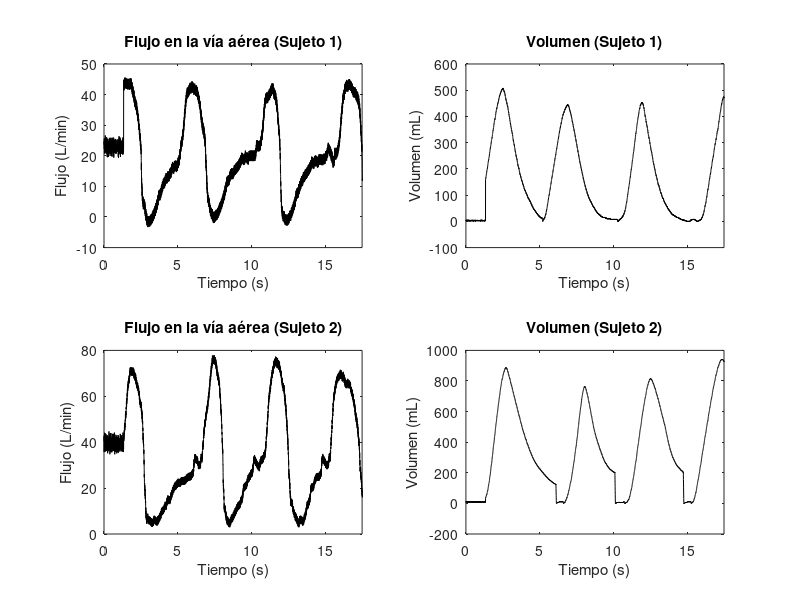
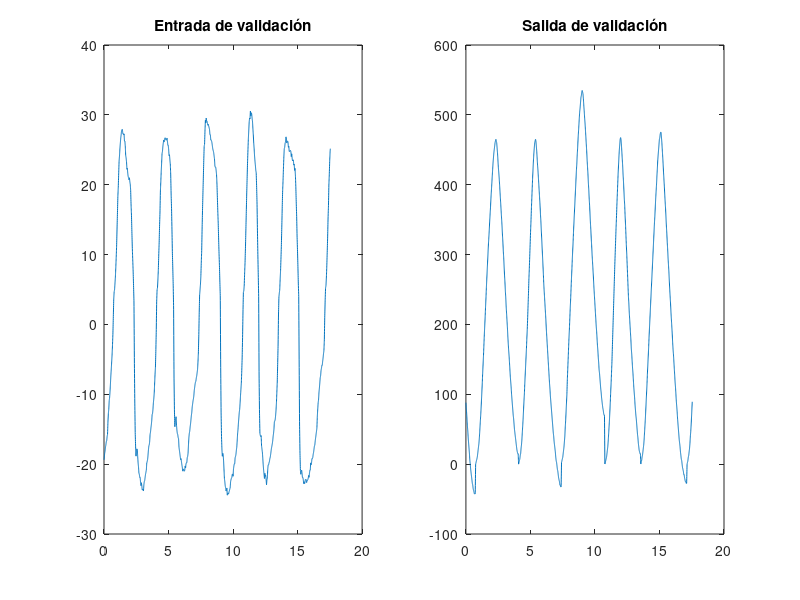
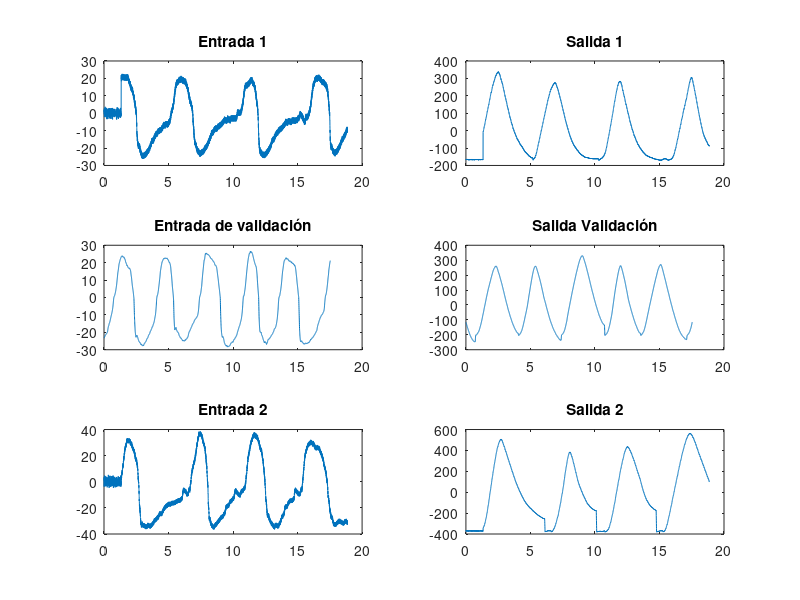
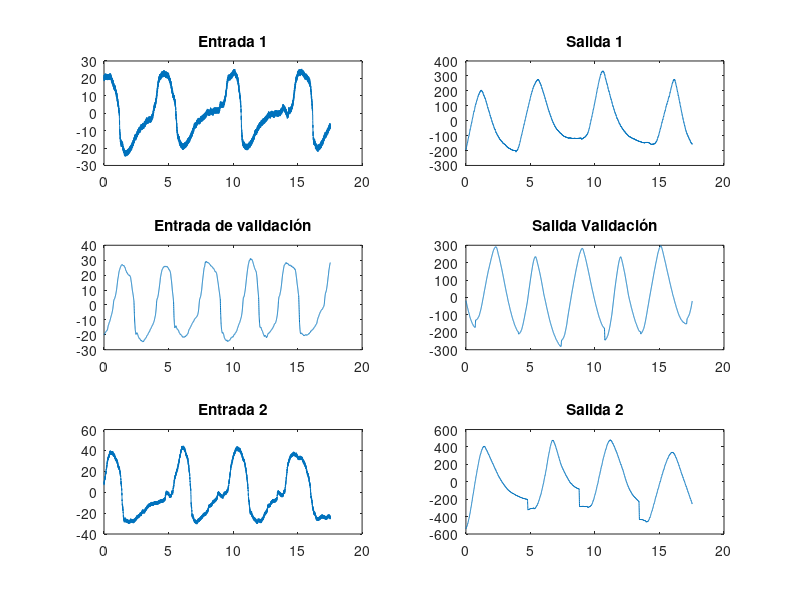

MATLAB code to generate these figures, in order: (Note: this script raises an error after producing the figures.)
%% Carga
%Se limpia el espacio y se carga la información
clc; clear all; close all;
load("Experimento_A.mat")
%Se establecen variables globales que se utilizaran luego
global u2 y2 t2
%Se organizan los vectores de tiempo
t1=t1.';
t2=t2.';
%% 0.1 Exploración de los datos
% inicialmente graficamos los datos para empezar la parte de
% preprocesamiento
figure()
% Sujeto 1
subplot(2,2,1)
plot(t1,u1,'k')
xlim([0 17.5])
xlabel('Tiempo (s)')
ylabel('Flujo (L/min)')
title("Flujo en la vía aérea (Sujeto 1)")
subplot(2,2,2)
plot(t1,y1,'k')
xlim([0 17.5])
xlabel('Tiempo (s)')
ylabel('Volumen (mL)')
title("Volumen (Sujeto 1)")
% Sujeto 2
subplot(2,2,3)
plot(t2,u2,'k')
xlim([0 17.5])
xlabel('Tiempo (s)')
ylabel('Flujo (L/min)')
title("Flujo en la vía aérea (Sujeto 2)")
subplot(2,2,4)
plot(t2,y2,'k')
xlim([0 17.5])
xlabel('Tiempo (s)')
ylabel('Volumen (mL)')
title("Volumen (Sujeto 2)")
%% 
figure()
subplot(1,2,1)
plot(tv,uv)
title("Entrada de validación")
subplot(1,2,2)
plot(tv,yv)
title("Salida de validación")
%% 1 Preprocesamiento
%% Recorte offset 
%Se toma un promedio del punto estable para hacer el recorte del offset
pos_off=find(t1<=1.33);
offu1=mean(u1(pos_off));
offu2=mean(u2(pos_off));
u1=u1-ones(size(u1,1),1)*offu1;  % eliminación de offset
u2=u2-ones(size(u2,1),1)*offu2; 
uv=uv-ones(size(uv,1),1)*4;
% No se alcanza a ver claramente el punto estable, entonces se elimina el
% offset como el promedio de toda la señal
offy1=mean(y1);
offy2=mean(y2);
offyv=mean(yv);
y1=y1-ones(size(y1,1),1)*offy1; 
yv=yv-ones(size(yv,1),1)*offyv;
y2=y2-ones(size(y2,1),1)*offy2; 
%% Grafica
%Se grafican como van quedando las graficas
figure()
subplot(3,2,1)
plot(t1,u1)
title("Entrada 1")
subplot(3,2,2)
plot(t1,y1)
title("Salida 1")
subplot(3,2,3)
plot(tv,uv)
title("Entrada de validación")
subplot(3,2,4)
plot(tv,yv)
title("Salida Validación")
subplot(3,2,5)
plot(t2,u2)
title("Entrada 2")
subplot(3,2,6)
plot(t2,y2)
title("Salida 2")
%% Recorte de inicio
%Se hace un recorte inicial de la seccion de la señal que no presenta un
%comportamiento perdiodico
recorte=find((1.33<=t1));

t1=t1(recorte)-1.33;
u1=u1(recorte);
y1=y1(recorte);
recorte=find(1.33<=t2);
t2=t2(recorte)-1.33;
u2=u2(recorte);
y2=y2(recorte);
%% Eliminación de la tendencia polinomial
% Se elimina utilizando la función dtrend en este caso de grado 2 para
% todas las señales
n=2;
u1=detrend(u1,n);
y1=detrend(y1,n);
u2=detrend(u2,n);
y2=detrend(y2,n);
uv=detrend(uv,n);
yv=detrend(yv,n);

%% Grafica
figure()
subplot(3,2,1)
plot(t1,u1)
title("Entrada 1")
subplot(3,2,2)
plot(t1,y1)
title("Salida 1")
subplot(3,2,3)
plot(tv,uv)
title("Entrada de validación")
subplot(3,2,4)
plot(tv,yv)
title("Salida Validación")
subplot(3,2,5)
plot(t2,u2)
title("Entrada 2")
subplot(3,2,6)
plot(t2,y2)
title("Salida 2")
%% Filtrado
% En este caso la señal de entrada de prueba tiene bastante ruido, así que
% utilizaremos un filtrado por fourier
[T,f,p1] = fourier(u1,t1); % calcula transformada de fourier
[T2,f2,p12] = fourier(u2,t2);
%% Grafica
figure()
plot(f,p1)
figure()
plot(f2,p12)
%% Aplicación del filtro
fs=(1/T(1))/2; % frecuencia de Nyquist
fs2=(1/T2(1))/2;
% Frecuencias raras vistas en la grafica anterior
u1 = fn_filtro(T,u1,2,[59,61]); %Se realiza un filtro notch a 60 Hz para asegurarnos de eliminar el ruido electrico
[num,dem]=butter(2,59/fs,"low"); %Se hace un pasa bajas, debido a la recurrencia del ruido electrico y que no tenemos información importante en estos rangos
u1=filtfilt(num,dem,u1);
%Se grafica la respuesta del filtro en terminos de freciencia
figure()
freqz(num,dem,4000,fs)
%Mismo proceso para la otra señal
u2 = fn_filtro(T2,u2,2,[59,61]);
[num,dem]=butter(2,59/fs2,"low"); 
u2=filtfilt(num,dem,u2);
figure()
freqz(num,dem,4000,fs)
%% Grafica
figure()
subplot(2,2,1)
plot(t1,u1)
title("Entrada 1")
subplot(2,2,2)
plot(t1,y1)
title("Salida 1")
subplot(2,2,3)
plot(t2,u2)
title("Entrada 2")
subplot(2,2,4)
plot(t2,y2)
title("Salida 2")
%En este casi ya no encontramos tanto ruido en la grafica
%% Downsample 
ts=min(diff(t1)); %Se ecuentra la frecuencia de muestreo
fs=1/ts; %Se establece el periodo 
%Se establecen varios valores de prueba para elegir un downsample adecuado
fsn1 = fs; 
fsn2 = fs/2;
fsn3 = fs/3;
%%
n=round(fs/fsn2); %Cambiar dependiendo de la necesidad

t1=downsample(t1,n);
u1=downsample(u1,n);
uv=downsample(uv,n);
y1=downsample(y1,n);
yv=downsample(yv,n);
tv=downsample(tv,n);
%% 
%Se grafiacan los resultados del downsample
% Sujeto 1

subplot(2,3,1)
plot(t1,u1,'k',linewidth=2)
grid on;
xlabel('Tiempo (s)')
ylabel('Flujo (L/min)')
title("Flujo en la vía aérea (Sujeto 1, evaluación)")
subplot(2,3,4)
offset1=min(y1);
plot(t1,y1-offset1,'k',linewidth=2) % para que volumen sea positivo como es fisiologicamente lógico
grid on;
xlabel('Tiempo (s)')
ylabel('Volumen (mL)')
title("Volumen (Sujeto 1, evaluación)")
% Sujeto 1 validación
subplot(2,3,2)
plot(tv,uv,'k',linewidth=2)
grid on;
xlabel('Tiempo (s)')
ylabel('Flujo (L/min)')
title("Flujo en la vía aérea (Sujeto 1, validación)")
subplot(2,3,5)
offset2=min(yv);
plot(tv,yv-offset2,'k',linewidth=2)
grid on;
xlabel('Tiempo (s)')
ylabel('Volumen (mL)')
title("Volumen (Sujeto 1, validación)")
% Sujeto 2
subplot(2,3,3)
plot(t2,u2,'k',linewidth=2)
grid on;
xlabel('Tiempo (s)')
ylabel('Flujo (L/min)')
title("Flujo en la vía aérea (Sujeto 2)")
subplot(2,3,6)
offset3=min(y2);
plot(t2,y2-offset3,'k',linewidth=2)
grid on;
xlabel('Tiempo (s)')
ylabel('Volumen (mL)')
title("Volumen (Sujeto 2)")
%% 2 Parametricas  
%Iniciamos los data
data_1=iddata(y1,u1,1/fsn2);
data_2=iddata(yv,uv,1/fsn2);
%% 2.1 ARX
NN=struc(1:3,1:3,1:3);
%Estimando el modelo
v=arxstruc(data_1,data_2,NN);
%Para error y orden a partir de los coeficientes
[orden_arx,vmod]=selstruc(v,"AIC");
%Ya conociendo los coeficientes se construye el modelo
M_ARX=arx(data_1,orden_arx);
present(M_ARX)
%%
%Comparamos el modelo con los datos reales
figure()
[yarx,fit_ev_arx,xarx,yarx2,fit_val_arx,xarx2,e_]=comparedata(M_ARX,data_1,data_2,"(ARX)")
%% Error de las salidas
e_arx=errorr(yarx2.y,data_2.y); %Se compara el error con el modelo encontrado
%% AIC por funcion directa
Vmin_arx=aic(M_ARX,"AIC") %Se hace para así tener valores similares debido a la diferencia de como calcula el Acaike el selstruc y la función aic
%% 2.2 ARMAX
%Se crean las estructuras
na = 1:3;
nb = 1:3;
nc = 1:3;
nk= 0:3;
NN = struc(na,nb,nc,nk); 
%Se inicia un campo de celdas del tamaño de la estructura
modelsarmax = cell(size(NN,1),1);
for ct = 1:size(NN,1)
   modelsarmax{ct,2} = NN(ct,:); %Se almacena el orden de los coeficientes para su posterior comparación
   modelsarmax{ct} = armax(data_1, NN(ct,:)); %Se almacena la información de cada modelo con los diferentes coeficientes en cada celda para su mejor comparación
end
%% AIC
V = aic(modelsarmax{:,1},'AIC'); %Se evaluan todos los modelos mediante el criterio de información de acaike y se almacena en V
[Vmin_armax,I1] = min(V); %Se toma la fila del minimo valor de V, lo cual extrae tanto el mejor modelo por el criterio de información como el orden de los coeficientes
M_armax=modelsarmax{I1,1}; %Se establece una variable individual para el modelo
present(M_armax) %Se muestra el modelo
%%
figure()
[yarmax,fit_ev_armax,xarmax,yarmax2,fit_val_armax,xarmax2,e_armax]=comparedata(M_armax,data_1,data_2,"(ARMAX)") %Se compara el modelo y se imprime la información pertinente
%% 2.3 Oe
%En este caso los siguentes modelos siguen el mismo orden que ARMAX solo
%que  en estos casos cambian el numero de coeficientes a encontrar
nf = 1:3;
nb = 1:3;
nk = 0:3;
NN = struc(nf,nb,nk); 
modelsoe = cell(size(NN,1),1);
for ct = 1:size(NN,1)
   modelsoe{ct,2} = NN(ct,:);
   modelsoe{ct} = oe(data_1, NN(ct,:));
end
%% AIC
V = aic(modelsoe{:,1},'AIC');
[Vmin_Oe,I2] = min(V);
M_oe=modelsoe{I2,1};
present(M_oe)
%%
figure()
[yoe,fit_ev_oe,xoe,yoe2,fit_val_oe,xoe2,e_oe]=comparedata(M_oe,data_1,data_2,"(OE)")
%% 2.4 Bj
nb = 1:3;
nc = 1:3;
nd = 1:3;
nf= 0:3;
nk=0:3;
NN = struc(nb,nc,nd,nf,nk); 
modelsbj = cell(size(NN,1),1);
for ct = 1:size(NN,1)
   modelsbj{ct,2} = NN(ct,:);
   modelsbj{ct} = bj(data_1, NN(ct,:));
end
%% AIC
V = aic(modelsbj{:,1},'AIC');
[Vmin_Bj,I3] = min(V);
M_bj=modelsbj{I3,1};
present(M_bj)
%%
figure()
[ybj,fit_ev_bj,xbj,ybj2,fit_val_bj,xbj2,e_bj]=comparedata(M_bj,data_1,data_2,"(BJ)")

%% Selección del mejor modelo
N=length(t1);
i=0;
Vvmin=[];
for a=1:1:4 %Porque consideramos una buena variacion de 1 hasta 4 en pasos de 1 ya que empleamos 4 modelos
    orden_P_aic=str2num(ordenes(i+1,1));
    %Se utiliza la función creada de aic, para ver el menor valor de error 
    d4 = sum(orden_P_aic);
    [vmin_tabla]=aic_(error_funcion(i+1,1),d4,N);
    %Se genera un vector con el Vmin
    Vvmin=[Vvmin;vmin_tabla];
    i=i+1;
end
%Se encuentra el menor valor de vmin y se presenta su valor 
Vvmin_f=min(Vvmin)
best=find(Vvmin==Vvmin_f);
best=modelos_r(best);
present(best) % Se muestra el mejor modelo y con este se trabaja
%% TABLA
modelos_r=[M_ARX ;M_armax; M_oe; M_bj];
modelos = ["ARX";"ARMAX";"OE";"BJ"];
fit_e = [fit_ev_arx;fit_ev_armax;fit_ev_oe;fit_ev_bj]; % Evaluacion
fit_v = [fit_val_arx;fit_val_armax;fit_val_oe;fit_val_bj]; % Validación

% e_arxAIC = min(vmod(1,:));
% error_AIC = [e_arxAIC;Vmin_armax;Vmin_Oe; Vmin_Bj]; % Errores AIC
error_funcion = [e_arx;e_armax;e_oe; e_bj];
% mejor orden
orden_f_arx_s = string(orden_arx);
orden_f_arx_s = join(orden_f_arx_s);
orden_f_armax_s = string(modelsarmax{I1,2});
orden_f_armax_s = join(orden_f_armax_s);
orden_f_oe_s = string(modelsoe{I2,2});
orden_f_oe_s = join(orden_f_oe_s);
orden_f_bj_s = string(modelsbj{I3,2});
orden_f_bj_s = join(orden_f_bj_s);

% matriz de ordenes
ordenes = [orden_f_arx_s;orden_f_armax_s;orden_f_oe_s;orden_f_bj_s];

% tabla
tabla = table(modelos,fit_e,fit_v,Vvmin,error_funcion,ordenes);
present(tabla)
%% 3 Analisis de sensibilidad
% Validación del modelo encontrado en tiempo
M_ARX_c = d2c(best,'tustin')
y_pred_ARX = lsim(M_ARX_c,u1,t1);
y_pred_v_ARX = lsim(M_ARX_c,uv,tv);
figure()
subplot(211)
off=min(y1);
plot(t1, y1 - off, 'k-', 'LineWidth', 2); hold on
plot(t1, y_pred_ARX - off, 'color',[0.3 0.7 0.81], 'LineWidth', 2);
legend('Volumen real','Volumen predicho')
title('Salida real Vs. predicha con ARX (evaluación)')
xlabel('Tiempo(s)')
ylabel('Volumen (mL)')
subplot(212)
plot(tv, yv + ones(size(yv, 1), 1) * offyv, 'k-', 'LineWidth', 2); hold on
plot(tv, y_pred_v_ARX + ones(size(yv, 1), 1) * offyv, 'color',[0.3 0.7 0.81], 'LineWidth', 2);
legend('Y','Y predicha por ARX')
title('Salida real Vs. predicha con ARX (validación)')
xlabel('Tiempo(s)')
ylabel('Volumen (mL)')
%% extración de coeficientes 
%Funcion transferencia
H=tf(M_ARX_c)
[num,dem]=tfdata(H,"v");
pararef=[num(1) num(2) num(3) num(4) dem(1) dem(2) dem(3) dem(4)];
step=2;
%Rango de estimación de sensibilidad
range=[-50 50];
%Busqueda de parametros más sensibles
[J,para_change]= fn_sensible(pararef,step,range); 
%% Graf sensible
figure()
for i=1:length(pararef)
    plot(para_change,J(:,i), LineWidth=2)
    hold on
end
title('Análisis de sensibilidad')
xlabel('Variación parámetro (%)')
ylabel('Función de coste J')
grid on
legend("A","B","C","D","E","F","G","H")

%% Optimización 
D=pararef(4);
G=pararef(7);

theta_ini=[D G]; %Aplicamos un valor semilla a partir de los coeficiente de referencia y como estos interactuan con la ecuación
%Recordar cambiar el Thetha ini
%Cambiar los parametros en la de coste también
[thetha,Fval,exitflag,output]=fminsearch("fn_coste",theta_ini); %Buscanos el minimo error con esos valores
disp(' ')
disp(' Final parameter values: ')
disp(thetha);
disp(output)
%% Graficar Volumen real Vs. Volumen predicho (Sujeto 2)
figure()
%se extraen los mejores coeficientes de los parametros encontrados
num(4)=thetha(1);
dem(3)=thetha(2);

Hs=tf(num,dem); %Se genera la función de trasnferencia adecuada
ypred=lsim(Hs,u2,t2); %Se grafica con la función entrada del paciente 2
offset=min(y2); %Se le agrega el offset eliminado en la parte de preprocesamiento
graf_ypred=ypred-offset;
graf_y2=y2-offset;
plot(t2,graf_ypred,'k-', 'LineWidth', 2); hold on
plot(t2,graf_y2, 'color',[0.3 0.7 0.81], 'LineWidth', 2);
errorr(ypred,y2) % Se estima el error
corrcoef(ypred,y2) %Se estima la correlación
grid on;
legend("Predicha", "Real")
title('Volumen real Vs. Volumen predicho (Sujeto 2)')
xlabel('Tiempo(s)')
ylabel('Volumen (mL)')
%% bode (para análisis en frecuencia)
figure()
bode(H,Hs)
h = findobj(gcf, 'type', 'line');
set(h, 'LineWidth', 2); % Establecer grosor de línea a 2
title("Diagrama de Bode")
legend('Modelo sujeto 1','Modelo sujeto 2')
grid on
%% funciones

function [T,f,p1] = fourier(in_r,t)
Y=fft(in_r); %Transoformada rapida
L=length(in_r); %N puntos de la función
p2=abs(Y/L); 
p1=p2(1:((L/2)+1)); %Ajuste del largo 
p1(2:end-1)=2*p1(2:end-1);
T=diff(t);%Frecuencia de muestreo, da un vector entonces por eso solo se toma el primer valor
f=1/T(1)*(0:(L/2))/L;%X en terminos de frecuencia
end
function in_filt = fn_filtro(T,in_r,orden,rango)
Fs=(1/T(1))/2; 
[num,dem]=butter(orden,rango./Fs,"stop"); %Primer factor es el orden, el segundo es la frecuencia que se desea filtrar, y como sabemos la frecuencia tenemos que pasarla a numeros de muestras por eso se divide punto a punto con Fs
in_filt=filtfilt(num,dem,in_r); % aca se esta aplicando el filtro
end
function [yy,fitt,xx,yy2,fitt2,xx2,Error]=comparedata(modelo,data_1cop,data_2cop,titulo)
    subplot(2,1,1)
    [yy,fitt,xx]=compare(data_1cop,modelo); %para guardar el fit
    compare(data_1cop,modelo)  %para graficar
    title("Datos evaluación "+titulo)
    subplot(2,1,2)
    [yy2,fitt2,xx2]=compare(data_2cop,modelo);
    compare(data_2cop,modelo)
    Error=errorr(yy2.y,data_2cop.y); % Error calculado con función propia
    title("Datos validación "+titulo)
end
function err = errorr(x1,x2)
L1=length(x1);
E=x1-x2;
err=sqrt(sum(E.^2,"omitnan"))/L1;
end
function [vmin] = aic_(V,d,N)
    vmin = log10(V)+(2*d/N);
end